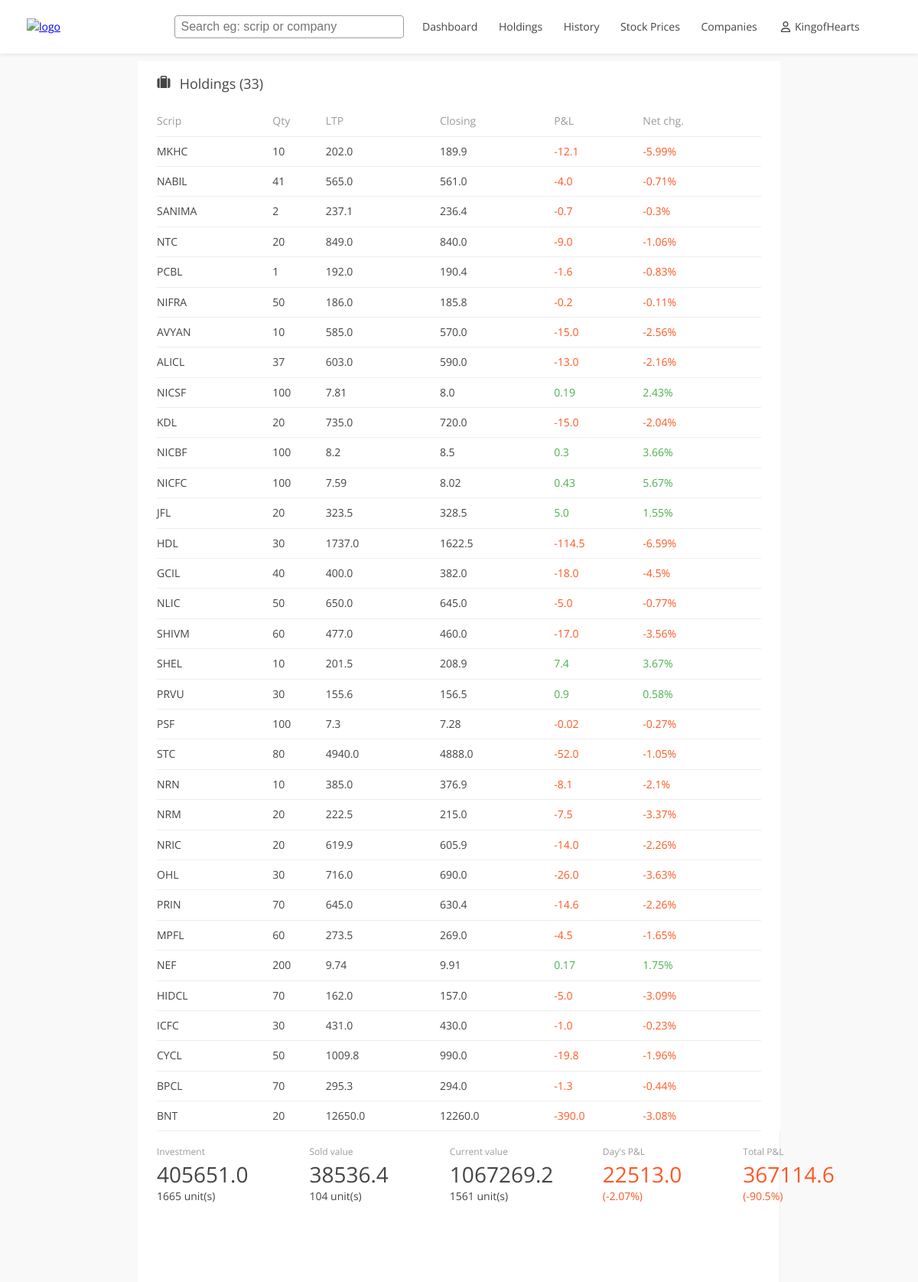
Screenshot of /transactions/holdings (signed in) with the database file from the repository.
### tables this page shows
CREATE TABLE stock(
    scrip VARCHAR(255) NOT NULL,
    previous_closing FLOAT NOT NULL,
    trade_date DATE NOT NULL,
    closing_price FLOAT NOT NULL,
    difference_rs FLOAT NOT NULL ,
    percent_change FLOAT NOT NULL,
    PRIMARY KEY (scrip)
    );

### portfoliotracker/api/transaction_router.py (the view)
@router.get("/transactions/holdings")
def holdings(request: Request):
    if not request.session["token"]:
        return templates.TemplateResponse("login.html", { "request": request, "msg":"Please login to continue!"})
    token = request.session["token"]
    user_id = request.session['user_id']
    user = User(username = request.session["username"], user_id = request.session['user_id'])
    if trans_service.holdings_stats(user):
        holdings = trans_service.holdings_only(user)
        holdings_summary = trans_service.holdings_summary(trans_service.holdings_only(user))
        return templates.TemplateResponse("holdings.html", { "request": request, "username": user.username, "holdings": holdings, 'holdings_summary': holdings_summary,})
    return templates.TemplateResponse("holdings.html", { "request": request,  "username": user.username, "holdings": []})

### resources/templates/holdings.html (shortened to what this page needs)
{% extends "index.html" %}
 {% block link %}<link rel="stylesheet" href="../static/css/holdings.css">{% endblock %}
 {% block content %}
  <section class="section-holdings">
    {% if not holdings%}
    <div class="warning-msg">
      <span>Oops! Can't find the transactions!</span>
      <a href="/upload" class="upload">Upload to continue!</a>
    </div>
    {% else %}
    <div class="holdings-block">
      <div class="dashboard-holdings-head">
        <div class="title-box">
          <span class="dashboard-holdings-title title"> Holdings ({{holdings|length}})</span>
        </div>
    </div>
      <div class="holdings-table">
        <table class="table">
          <tr class="table-head">
            <th class="cols"><span>Scrip</span></th>
            <th class="cols"><span>Qty</span></th>
            <th class="cols"><span>LTP</span></th>
            <th class="cols"><span>Closing</span></th>
            <th class="cols"><span>P&L</span></th>
            <th class="cols"><span>Net chg.</span></th>
          </tr>
          {% for row in holdings%}
          <tr class="table-row">
            <td><span><a class="holdings-scrip" href="/company/{{row['scrip']}}">{{row['scrip']}}</a></span></td>
            <td><span>{{row['balance_quantity']}}</span></td>
            <td><span>{{row['previous_closing']}}</span></td>
            <td><span>{{row['closing_price']}}</span></td>
            {%if row['difference_rs'] > 0%}
            <td><span class="text-green">{{row['difference_rs']}}</span></td>
            {% else%}
            <td><span class="text-red">{{row['difference_rs']}}</span></td>
            {%endif%}
            {%if row['percent_change'] > 0%}
            <td><span class="text-green">{{row['percent_change']}}%</span></td>
            {% else%}
            <td><span class="text-red">{{row['percent_change']}}%</span></td>
            {%endif%}
          </tr>
          {% endfor %}
        </table>
      </div>
      <div class="dashboard-holdings-box">
        <div class="dashboard-holdings-body">
          {% set invest_value =  holdings_summary['invest_value']%}
          {% set current_value =   holdings_summary['current_value']%}
          {% set today_profit_loss =   holdings_summary['today_profit_loss']%}
          {% set total_profit_loss =   holdings_summary['total_profit_loss'] %}
          {% set total_profit_loss_percent = holdings_summary['total_profit_loss_percent'] %}
          {% set today_profit_loss_percent =  holdings_summary['today_profit_loss_percent'] %}
          <div class="holdings-stats-box">
            <div class="holdings-item">
              <span class="holdings-text">Investment</span>
              <div class="holdings-item-value">
                <span class="text-large">{{invest_value}}</span>
                <div class="text-small">{{holdings_summary['total_credit_quantity']}} unit(s)</div>
              </div>
            </div>
            <div class="holdings-item">
              <span class="holdings-text">Sold value</span>
              <div class="holdings-item-value">
                <span class="text-large">{{holdings_summary['total_sold_value']}}</span>
                <div class="text-small">{{holdings_summary['total_debit_quantity']}} unit(s)</div>
              </div>
            </div>
            <div class="holdings-item">
              <span class="holdings-text">Current value</span>
              <div class="holdings-item-value">
                <span class="text-large">{{current_value}}</span>
                <div class="text-small">{{holdings_summary['total_balance_quantity']}} unit(s)</div>
              </div>
            </div>
            <div class="holdings-item">
              <span class="holdings-text">Day's P&L</span>
              <div class="holdings-item-value profit">
                {%if today_profit_loss > 0%}
                <span class="text-large text-green">{{today_profit_loss}}</span>
                <div class="text-small text-green">({{today_profit_loss_percent}}%)</div>
                {% else%}
                <span class="text-large text-red">{{today_profit_loss|abs}}</span>
                <div class="text-small text-red">({{today_profit_loss_percent}}%)</div>
                {%endif%}
              </div>
            </div>
            <div class="holdings-item">
              <span class="holdings-text">Total P&L</span>
              <div class="holdings-item-value profit">
                {%if total_profit_loss > 0%}
                <span class="text-large text-green">{{total_profit_loss}}</span>
                <div class="text-small text-green">({{total_profit_loss_percent}}%)</div>
                {% else%}
                <span class="text-large text-red">{{total_profit_loss|abs}}</span>
                <div class="text-small text-red">({{total_profit_loss_percent}}%)</div>
                {%endif%}
              </div>
            </div>
          </div>
          <div class="holdings-chart-box">
            <div class="holdings-chart">
            </div>
          </div>
        </div>
      </div>
    </div>
  {% endif %}
  </section>
{% endblock %}

### resources/static/css/index.css (style rules this page uses)
* { box-sizing: border-box; zoom: 1; }
body { min-width: 320px; background-color: var(--color-bg-body); line-height: 1.6; font-weight: 400; letter-spacing: 0; font-family: 'Open Sans', sans-serif; color: var(--color-text-default); font-size: 14px; }
:root { --primary-color: #158686; --secondary-color: #158644; --global-title-size: 24px; --global-font-size: 16px; --global-line-height: 1.3; --color-border-default: #eee; --color-text-default: #444; --color-bg-body: #f9f9f9; --color-text-5: #ff5722; --color-border-5--rgb: 0,0,0; --color-text-8: #4caf50; --color-text-1: #9b9b9b; }
body, figure { margin: 0; }
.text-red { color: var(--color-text-5); }
.text-green { color: var(--color-text-8); }
table th, table td { border-bottom: 1px solid var(--color-border-default); text-align: left; font-size: 14px; }
table th span { color:var(--color-text-1); font-weight: 400; }

### resources/static/css/holdings.css (style rules this page uses)
.holdings-block { display: flex; flex-direction: column; align-items: center; margin: 0 auto; width: 100%; }
.dashboard-holdings-head { margin: 0; width: 70%; background-color: white; padding: 15px 25px; margin-top: 10px; display: flex; align-items: center; }
.dashboard-holdings-head svg { width: 18px; height: 17px; }
.dashboard-holdings-title { font-size: 18px; margin-left: 8px; }
.holdings-table { padding: 0 25px; width: 70%; background-color: white; }
.holdings-table table { padding: 0 25px; width: 100%; font-size: 14px; border-collapse: collapse; }
.holdings-table table th, .holdings-table table td { border-bottom: 1px solid var(--color-border-default); text-align: left; padding: 8px 0; font-size: 14px; }
.holdings-table table th span { color:var(--color-text-1); font-weight: 400; }
.holdings-scrip { color: var(--color-text-default); text-decoration: none; }
.dashboard-holdings-box { padding: 15px 0 0 25px; width: 70%; border-right: 1px solid var(--color-border-default); padding-right: 10px; background-color: white; }
.dashboard-holdings-body .holdings-stats-box { display: flex; align-items: flex-start; }
.dashboard-holdings-body .holdings-item { width: 200px; padding-right: 80px; }
.holdings-text { font-size: 12px; color: var(--color-text-1); }
.text-large { font-size: 28px; font-weight: 400; line-height: 1.3; }
.text-small { font-size: 14px; }
.holdings-chart-box .holdings-chart { width: 100%; height: 100px; }

### rows the page displays
stock: scrip "MKHC", balance_quantity "10", previous_closing "202.0", closing_price "189.9", difference_rs "-12.1", percent_change "-5.99"
stock: scrip "NABIL", balance_quantity "41", previous_closing "565.0", closing_price "561.0", difference_rs "-4.0", percent_change "-0.71"
stock: scrip "SANIMA", balance_quantity "2", previous_closing "237.1", closing_price "236.4", difference_rs "-0.7", percent_change "-0.3"
stock: scrip "NTC", balance_quantity "20", previous_closing "849.0", closing_price "840.0", difference_rs "-9.0", percent_change "-1.06"
stock: scrip "PCBL", balance_quantity "1", previous_closing "192.0", closing_price "190.4", difference_rs "-1.6", percent_change "-0.83"
stock: scrip "NIFRA", balance_quantity "50", previous_closing "186.0", closing_price "185.8", difference_rs "-0.2", percent_change "-0.11"
stock: scrip "AVYAN", balance_quantity "10", previous_closing "585.0", closing_price "570.0", difference_rs "-15.0", percent_change "-2.56"
stock: scrip "ALICL", balance_quantity "37", previous_closing "603.0", closing_price "590.0", difference_rs "-13.0", percent_change "-2.16"
stock: scrip "NICSF", balance_quantity "100", previous_closing "7.81", closing_price "8.0", difference_rs "0.19", percent_change "2.43"
stock: scrip "KDL", balance_quantity "20", previous_closing "735.0", closing_price "720.0", difference_rs "-15.0", percent_change "-2.04"
stock: scrip "NICBF", balance_quantity "100", previous_closing "8.2", closing_price "8.5", difference_rs "0.3", percent_change "3.66"
stock: scrip "NICFC", balance_quantity "100", previous_closing "7.59", closing_price "8.02", difference_rs "0.43", percent_change "5.67"
stock: scrip "JFL", balance_quantity "20", previous_closing "323.5", closing_price "328.5", difference_rs "5.0", percent_change "1.55"
stock: scrip "HDL", balance_quantity "30", previous_closing "1737.0", closing_price "1622.5", difference_rs "-114.5", percent_change "-6.59"
stock: scrip "GCIL", balance_quantity "40", previous_closing "400.0", closing_price "382.0", difference_rs "-18.0", percent_change "-4.5"
stock: scrip "NLIC", balance_quantity "50", previous_closing "650.0", closing_price "645.0", difference_rs "-5.0", percent_change "-0.77"
stock: scrip "SHIVM", balance_quantity "60", previous_closing "477.0", closing_price "460.0", difference_rs "-17.0", percent_change "-3.56"
stock: scrip "SHEL", balance_quantity "10", previous_closing "201.5", closing_price "208.9", difference_rs "7.4", percent_change "3.67"
stock: scrip "PRVU", balance_quantity "30", previous_closing "155.6", closing_price "156.5", difference_rs "0.9", percent_change "0.58"
stock: scrip "PSF", balance_quantity "100", previous_closing "7.3", closing_price "7.28", difference_rs "-0.02", percent_change "-0.27"
stock: scrip "STC", balance_quantity "80", previous_closing "4940.0", closing_price "4888.0", difference_rs "-52.0", percent_change "-1.05"
stock: scrip "NRN", balance_quantity "10", previous_closing "385.0", closing_price "376.9", difference_rs "-8.1", percent_change "-2.1"
stock: scrip "NRM", balance_quantity "20", previous_closing "222.5", closing_price "215.0", difference_rs "-7.5", percent_change "-3.37"
stock: scrip "NRIC", balance_quantity "20", previous_closing "619.9", closing_price "605.9", difference_rs "-14.0", percent_change "-2.26"
stock: scrip "OHL", balance_quantity "30", previous_closing "716.0", closing_price "690.0", difference_rs "-26.0", percent_change "-3.63"
stock: scrip "PRIN", balance_quantity "70", previous_closing "645.0", closing_price "630.4", difference_rs "-14.6", percent_change "-2.26"
stock: scrip "MPFL", balance_quantity "60", previous_closing "273.5", closing_price "269.0", difference_rs "-4.5", percent_change "-1.65"
stock: scrip "NEF", balance_quantity "200", previous_closing "9.74", closing_price "9.91", difference_rs "0.17", percent_change "1.75"
stock: scrip "HIDCL", balance_quantity "70", previous_closing "162.0", closing_price "157.0", difference_rs "-5.0", percent_change "-3.09"
stock: scrip "ICFC", balance_quantity "30", previous_closing "431.0", closing_price "430.0", difference_rs "-1.0", percent_change "-0.23"
stock: scrip "CYCL", balance_quantity "50", previous_closing "1009.8", closing_price "990.0", difference_rs "-19.8", percent_change "-1.96"
stock: scrip "BPCL", balance_quantity "70", previous_closing "295.3", closing_price "294.0", difference_rs "-1.3", percent_change "-0.44"
stock: scrip "BNT", balance_quantity "20", previous_closing "12650.0", closing_price "12260.0", difference_rs "-390.0", percent_change "-3.08"

### other values shown
{{ username }} "KingofHearts"
{{ holdings|length }} "33"
{{ invest_value }} "405651.0"
{{ holdings_summary['total_credit_quantity'] }} "1665"
{{ holdings_summary['total_sold_value'] }} "38536.4"
{{ holdings_summary['total_debit_quantity'] }} "104"
{{ current_value }} "1067269.2"
{{ holdings_summary['total_balance_quantity'] }} "1561"
{{ today_profit_loss|abs }} "22513.0"
{{ today_profit_loss_percent }} "-2.07"
{{ total_profit_loss|abs }} "367114.6"
{{ total_profit_loss_percent }} "-90.5"
